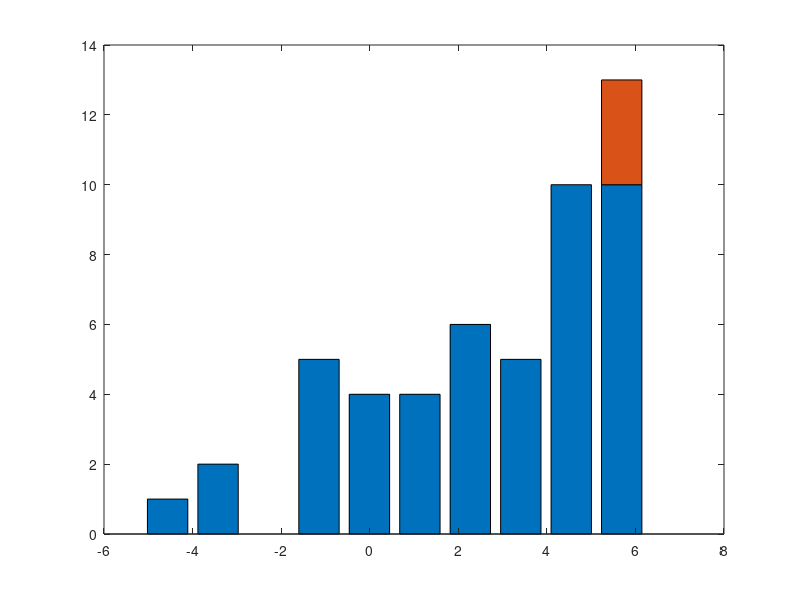

MATLAB code to generate this figure: (Note: this script raises an error after producing the figure.)
%% Fitting Custom Univariate Distributions, Part 2
% This demo shows some advanced examples of using the Statistics Toolbox
% function |mle| to fit custom distributions to univariate data.  These
% examples include fitting models to censored data, and illustration of
% some of the numerical details of fitting with custom distributions.  The
% <customdist1demo.html Fitting Custom Univariate Distributions> demo
% covers other examples.

%   Copyright 2004-2005 The MathWorks, Inc.
%   $Revision: 1.1.4.4 $  $Date: 2005/12/12 23:33:33 $


%% Fitting Custom Distributions with Censored Data
% The extreme value distribution is often used to model failure times of
% mechanical parts, and experiments in such cases are sometimes only run
% for a fixed length of time.  If not all of the experimental units have
% failed within that time, then the data are right-censored, that is, the
% value of some failure times are not known exactly, but only known to be
% larger than a certain value.

%%
% The Statistics Toolbox includes the function |evfit|, which fits an extreme
% value distribution to data, including data with censoring.  However, for
% the purposes of this example, we will ignore |evfit|, and demonstrate how
% to use |mle| and custom distributions to fit a model to censored data,
% using the extreme value distribution.

%%
% Because the values for the censored data are not known exactly, maximum
% likelihood estimation becomes more difficult.  In particular, both the
% PDF and the CDF are needed to compute the log-likelihood.  Therefore, you
% must provide |mle| with functions for both of those in order to fit
% censored data.  The Statistics Toolbox includes the functions |evpdf| and
% |evcdf|, so for this example, the work of writing the code has already been
% done.

%%
% We'll fit the model to simulated data.  The first step is to generate some
% uncensored extreme value data.
rand('state',0); randn('state',0);
n = 50;
mu = 5;
sigma = 2.5;
x = evrnd(mu,sigma,n,1);

%%
% Next, we censor any values that are larger than a predetermined cutoff,
% by replacing those values with the cutoff value.  This is known as Type
% II censoring, and with the cutoff at 7, about 10% of the original data
% end up being censored.
c = (x > 7);
x(c) = 7;
sum(c)/length(c)

%%
% We can plot a histogram of these data, including a stacked bar to
% represent the censored observations.
[uncensCnts,binCtrs] = hist(x(~c));
censCnts = hist(x(c),binCtrs);
bar(binCtrs,[uncensCnts' censCnts'],'stacked');

%%
% Although there is censoring, the fraction of censored observations is
% relatively small, and so the method of moments can provide a reasonable
% starting point for the parameter estimates.  We compute the values of mu
% and sigma that correspond to the observed mean and standard deviation of
% the uncensored data.
sigma0 = sqrt(6)*std(x(~c))./pi
mu0 = mean(x(~c))-psi(1).*sigma0

%%
% In addition to passing the data, x, and handles to the PDF and CDF
% functions into |mle|, we also use the 'censoring' parameter to pass in the
% censoring vector, c.  Because the scale parameter, sigma, must be
% positive, we specify lower parameter bounds.  |mle| returns the maximum
% likelihood estimates of the two extreme value distribution parameters, mu
% and sigma, as well as approximate 95% confidence intervals.
[paramEsts,paramCIs] = mle(x, 'censoring',c, 'pdf',@evpdf, 'cdf',@evcdf, ...
                           'start',[mu0 sigma0], 'lower',[-Inf,0])


%% Some Numerical Issues in Fitting Custom Distributions
% Fitting a custom distribution requires an initial guess for the
% parameters, and it's often difficult to know how good or bad a starting
% point is a priori.  In the previous example, if we had picked a starting
% point that was farther away from the maximum likelihood estimates, some
% of the observations could have been very far out in the tails of the
% extreme value distribution corresponding to the starting point.  One of
% two things might then have happened.
%
% First, one of the PDF values might have become so small that it
% underflowed to zero in double precision arithmetic.  Second, one of the
% CDF values might have become so close to 1 that it rounded up in double
% precision.  (It's also possible that a CDF value might have become so
% small as to underflow, but that turns out not to be a problem.)
%
% Either of these conditions causes problems when |mle| computes the
% log-likelihood, because they lead to log-likelihood values of -Inf, and
% the optimization algorithm in |mle| can not normally be expected to step
% out of such regions.

%%
% Knowing what the maximum likelihood estimates are, let's see what happens
% with a different starting point.
start = [1 1];
try
    [paramEsts,paramCIs] = mle(x, 'censoring',c, 'pdf',@evpdf, 'cdf',@evcdf, ...
                               'start',start, 'lower',[-Inf,0])
catch
    disp(lasterr)
end
%%
% In this case, the second problem has occurred:  Some of the CDF values at
% the initial parameter guess are computed as exactly 1, and so the
% log-likelihood is infinite.  We could try setting |mle|'s 'FunValCheck'
% control parameter to 'off', which would disable checking for non-finite
% likelihood values, and then hope for the best.  But the right way to solve
% this numerical problem is at its root, and in this case it's not hard to
% do.
%
% Notice that the extreme value CDF is of the form
%
%    p = 1 - exp( -exp((x-mu)./sigma) )
%
% The contribution of the censored observations to the log-likelihood is
% the log of their survival function (SF) values, i.e., log(1-CDF).  For
% the extreme value distribution, the log of the SF is just
% -exp((x-mu)./sigma).  If we could compute the log-likelihood using the
% log SF directly, (instead of, in effect, computing log(1 -
% (1-exp(logSF)))) we would avoid the rounding issues with the CDF.  That's
% because observations whose CDF values are not distinguishable from 1 in
% double precision have log SF values that are still easily representable
% as non-zero values.  For example, a CDF value of (1 - 1e-20) rounds to 1
% in double precision, because double precision |eps| is about 2e-16.
SFval = 1e-20;
CDFval = 1 - SFval
%%
% However, the log of the corresponding SF value, i.e. log(1-CDF), is
% easily represented.
log(SFval)
%%
% A similar observation can be made about using the log PDF rather than the
% PDF itself -- the contribution of uncensored observations to the
% log-likelihood is the log of their PDF values.  Using the log PDF
% directly (instead of, in effect, computing log(exp(logPDF))) avoids
% underflow problems where the PDF is not distinguishable from zero in
% double precision, but the log PDF is still easily representable as a
% finite negative number.  For example, a PDF value of 1e-400 underflows in
% double precision, because double precision |realmin| is about 2e-308.
logPDFval = -921;
PDFval = exp(logPDFval)

%%
% |mle| provides a syntax for specifying a custom distribution using the
% log PDF and the log SF (rather than the PDF and CDF), via the 'logpdf'
% and 'logsf' parameters.   Unlike the PDF and CDF functions, there are no
% existing functions, so we'll create anonymous functions that compute
% these values:
evlogpdf = @(x,mu,sigma) ((x - mu) ./ sigma - exp((x - mu) ./ sigma)) - log(sigma);
evlogsf = @(x,mu,sigma) -exp((x-mu)./sigma);

%%
% Using the same starting point, the alternate logPDF/logSF specification
% of the extreme value distribution makes the problem solvable:
start = [1 1];
[paramEsts,paramCIs] = mle(x, 'censoring',c, 'logpdf',evlogpdf, 'logsf',evlogsf, ...
                           'start',start, 'lower',[-Inf,0])
%%
% However, this strategy cannot always mitigate a poor starting point, and
% a careful choice of starting point is always recommended.


%% Supplying a Gradient
% By default, |mle| uses the function |fminsearch| to find parameter values
% that maximize the log-likelihood for the data.  |fminsearch| uses an
% optimization algorithm that is derivative-free, and is often a good
% choice.
%
% However, for some problems, choosing an optimization algorithm that uses
% the derivatives of the log-likelihood function can make the difference
% between converging to the maximum likelihood estimates or not, especially
% when the starting point is far away from the final answer.  Providing the
% derivatives can also sometimes speed up the convergence.
%
% If your MATLAB installation includes the Optimization Toolbox, |mle| allows
% you to use the function |fmincon|, which includes optimization algorithms
% that can use derivative information.  To take best advantage of the
% algorithms in |fmincon|, you can specify a custom distribution using a
% log-likelihood function, written to return not only the log-likelihood
% itself, but its gradient as well.  The gradient of the log-likelihood
% function is simply the vector of its partial derivatives with respect to
% its parameters.
%
% This strategy requires extra preparation, to write code that computes
% both the log-likelihood and its gradient.  For this example, we've the
% created code to do that for the extreme value distribution as a separate
% M-file <matlab:edit('evnegloglike.m') |evnegloglike.m|>.
type evnegloglike.m

%%
% Notice that the function |evnegloglike| returns the _negative_ of both
% the log-likelihood values and of the gradient values, because MLE
% _minimizes_ that negative log-likelihood.

%%
% To compute the maximum likelihood estimates using a gradient-based
% optimization algorithm, we use the 'nloglf' parameter, specifying that we
% are providing a handle to a function that computes the negative
% log-likelihood, and the 'optimfun' parameter, specifying |fmincon| as the
% optimization function.  |mle| will automatically detect that
% |evnegloglike| can return both the negative log-likelihood and its
% gradient.
start = [1 1];
[paramEsts,paramCIs] = mle(x, 'censoring',c, 'nloglf',@evnegloglike, ...
                           'start',start, 'lower',[-Inf,0], 'optimfun','fmincon')


displayEndOfDemoMessage(mfilename)
